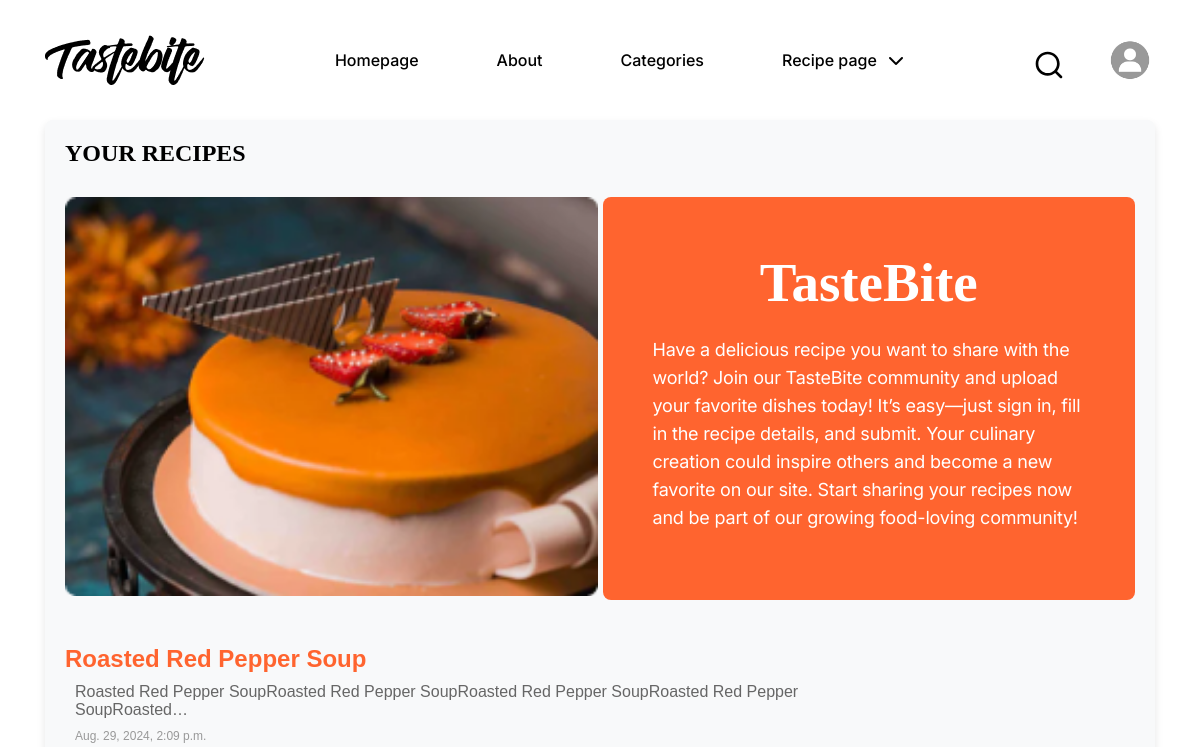
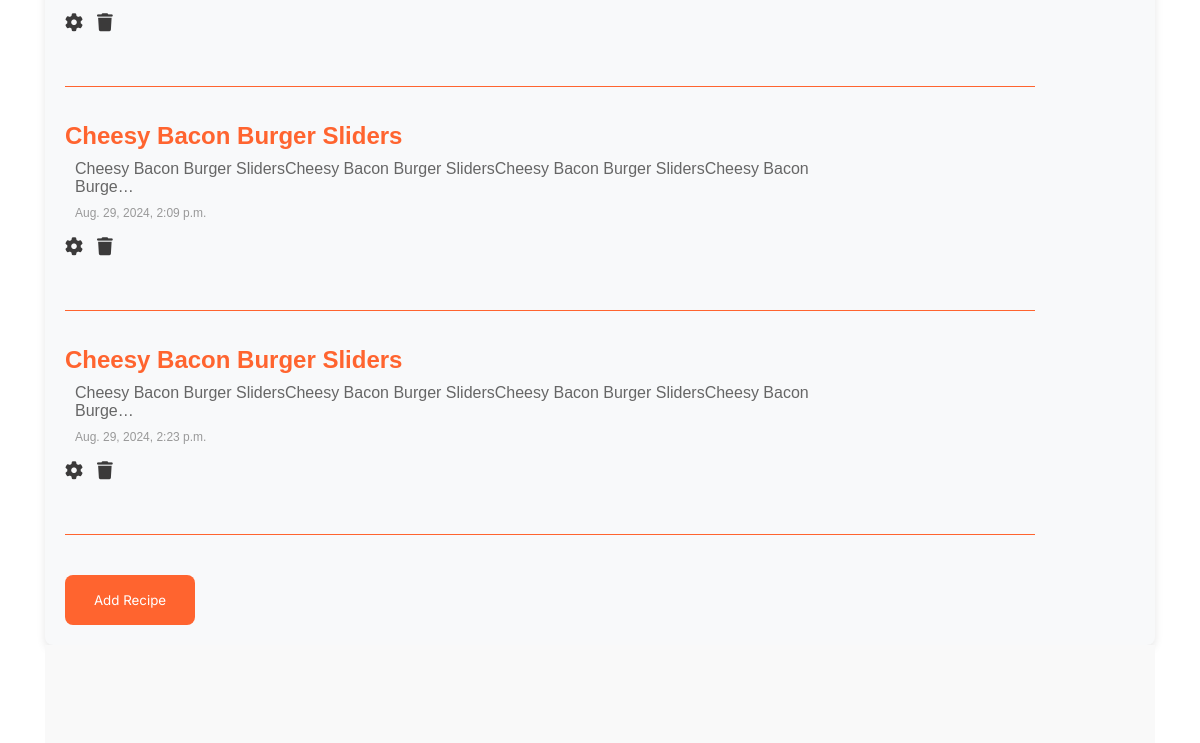
Before: /my_recipes/ (signed in, upper part) with the older database file (2 pictures, top to bottom).
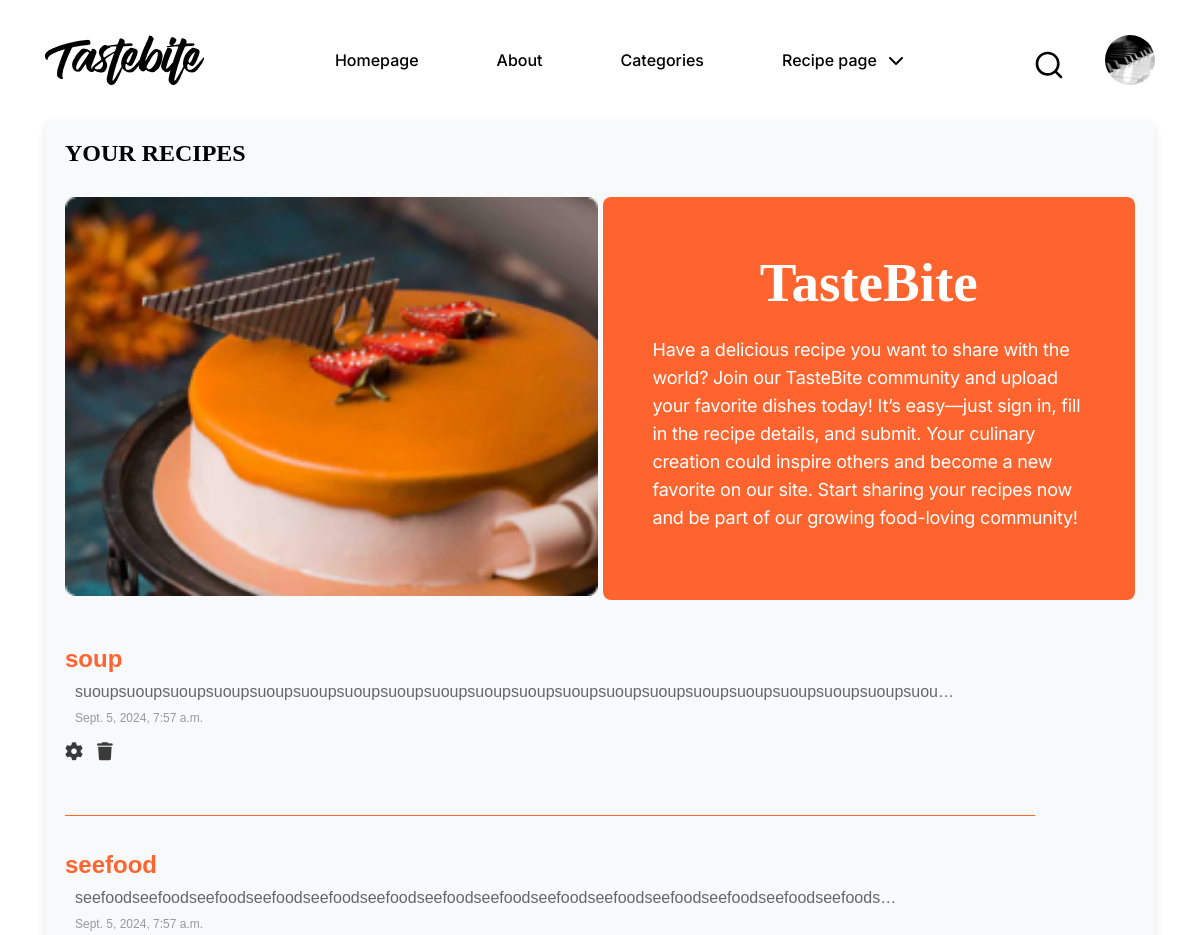
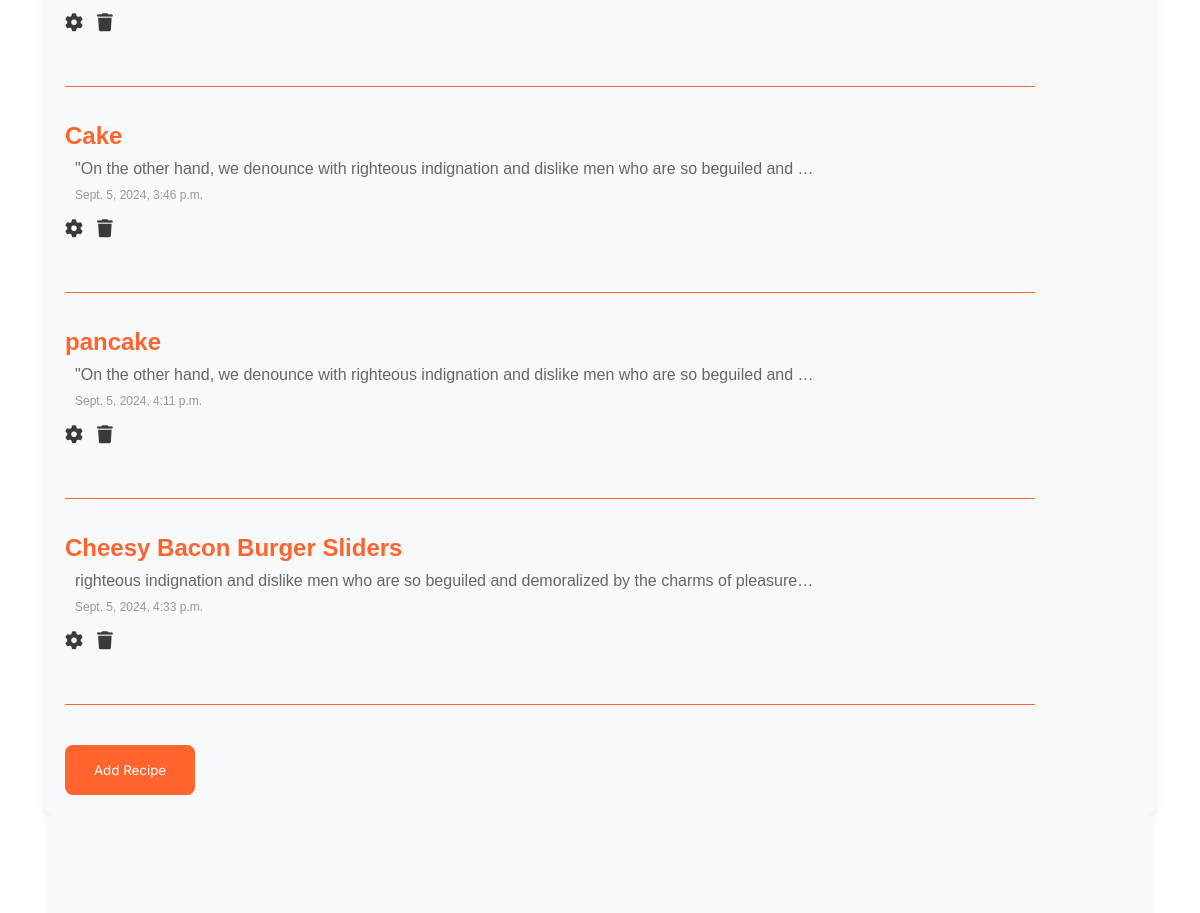
After: the same page with the newer database file (2 pictures, top to bottom).
### home/models.py (models this page shows, shortened)
class User_Recipe(models.Model):
    CATEGORIES=[
        ('Seefood','Seefood'),
        ('Soup','Soup'),
        ('Pancakes','Pancakes'),
        ('Meat','Meat'),
        ('Chicken','Chicken'),
        ('Less than 30 min','Less than 30 min'),
        ('Pasta','Pasta'),
        ('Pizza','Pizza'),
        ('Cake','Cake'),
        ('Pastries', 'Pastries'),
        ('Burger', 'Burger'),
        ('Vegan', 'Vegan'),
        ('Desserts', 'Desserts'),
        ('Smoothies', 'Smoothies'),
        ('Breakfast', 'Breakfast'),
        ('Salad', 'Salad'),
        ('Sandwiches', 'Sandwiches'),
        ('Waffles', 'Waffles'),
        ('Ramen', 'Ramen'),
        ('Dips', 'Dips'),
    ]
    recipe_owner= models.ForeignKey(User, on_delete=models.CASCADE)
    recipe_name=models.CharField(max_length=50)
    recipe = models.TextField()
    time = models.DateTimeField(auto_now_add=True)
    image = models.FileField(upload_to="Recipe imgs")
    category=models.CharField(max_length=50,choices=CATEGORIES,default='Seefood')

class UserProfile(models.Model):
    user=models.OneToOneField(User,on_delete=models.CASCADE)
    profile_image=models.FileField(upload_to='profile_images/',default='default.png')

### home/views.py (the view)
# urls.py: path("my_recipes/",my_recipes_page,name='my_recipes'),
@login_required(login_url="account:login")
def my_recipes_page(request):
    recipes = User_Recipe.objects.filter(recipe_owner=request.user)
    return render(request, "my_recipes.html", {"recipes": recipes})

### templates/my_recipes.html (shortened to what this page needs)
{% extends "base.html" %}
{% load static %}
{% block body %}
    <link rel="stylesheet" href="{% static 'my_recipe.css' %}">
    <link rel="stylesheet" href="https://cdnjs.cloudflare.com/ajax/libs/font-awesome/6.6.0/css/all.min.css">
    <div class="container">
        <div class="total_recipes_div">
            <h2>YOUR RECIPES</h2>
            <div class="foto_text">
                <div class="foto_text_img">
                    <img src="{% static './images/img4.png' %}" alt="">
                </div>
                <div class="foto_text_text">
                    <h2>TasteBite</h2>
                    <p>Have a delicious recipe you want to share with the world? Join our TasteBite community and upload your favorite dishes today! It’s easy—just sign in, fill in the recipe details, and submit. Your culinary creation could inspire others and become a new favorite on our site. Start sharing your recipes now and be part of our growing food-loving community!</p>
                </div>
            </div>
            {% if recipes %}
                <div class="my_recipes">
                    <ul>
                        {% for recipe in recipes %}
                        <li>
                            <h3><a href="{% url 'recipe_detail' recipe.id %}">{{ recipe.recipe_name }}</a></h3>
                            <p>{{ recipe.recipe|truncatechars:100}}</p>
                            <small>{{ recipe.time }}</small>
                            <br>
                            <a href="{% url 'update' recipe.id %}"><i class="fa-solid fa-gear"></i></a>
                            <a href="{% url 'delete' recipe.id %}"><i class="fa-solid fa-trash"></i></a>
                        </li>
                        <br>
                        <hr>
                        {% endfor %}
                    </ul>
                </div>
            {% else %}
                <p id="p_text">You haven't added any recipes yet...</p>
            {% endif %}
            <a href="{% url 'add_recipe' %}">
                <button class="add_recipe_btn">Add Recipe</button>
            </a>
        </div>
    </div>
{% endblock body %}

### templates/base.html (shortened to what this page needs)
{% load static %}
<!DOCTYPE html>
<html lang="en">
<head>
    <link rel="stylesheet" href="{% static 'base.css' %}">
    <link rel="stylesheet" href="{% static 'base_responsive.css' %}">
    <link rel="stylesheet" href="{% static 'style.css' %}">
    <link rel="stylesheet" href="https://cdnjs.cloudflare.com/ajax/libs/font-awesome/6.6.0/css/all.min.css">
    <link rel="stylesheet" href="https://cdnjs.cloudflare.com/ajax/libs/font-awesome/6.6.0/css/all.min.css">
</head>
<body>
<header class="container">
    <div class="nav-bar">
        <div class="nav-logo">
            <img src="{% static 'images/logo.png' %}" alt="" id="desktop-logo">
        </div>
        <div class="nav-menu" id="nav-menu">
            <ul class="nav-link" id="nav-links">
                <li><a href="{% url 'home' %}">Homepage</a></li>
                <li><a href="{% url 'about' %}">About</a></li>
                <li><a href="{% url 'catageory' %}">Categories</a></li>
                {% if request.user.is_authenticated %}
                <div class="dropdown">
                    <p>Recipe page <i class="fa-solid fa-chevron-down"></i></p>
                </div>
                {% else %}
                <li><a href="{% url 'account:register' %}">Sign up</a></li>
                {% endif %}
            </ul>
        </div>
        <div class="nav-right-side">
            <img src="{% static 'images/search.svg' %}" alt="" class="search_icon" id="search">
            {% if user.is_authenticated and user.userprofile.profile_image %}
                <a href="{% url 'profile' %}"><img id="user_profile_img" src="{{ user.userprofile.profile_image.url }}" alt=""></a>
            {% else %}
                <a href="{% url 'profile' %}"><img src="/media/default.png" alt=""></a>
            {% endif %}
        </div>
    </div>
</header>
    {% block body %}
    {% endblock body %}
    <div class="container">
    <footer>
    </footer>
</div>
</body>
</html>

### static/base.css (style rules this page uses)
* { margin: 0; padding: 0; box-sizing: border-box; text-decoration: none; list-style: none; }
header { height: 120px; }
.container { width: 1110px; max-width: 95%; margin: 0 auto; }
.nav-bar { display: flex; justify-content: space-between; height: 120px; align-items: center; }
.search_icon { width: 32px; height: 32px; }
.nav-bar .nav-menu .nav-link { display: flex; gap: 48px; align-items: center; font-family: "Inter", sans-serif; font-weight: 500; font-size: 16px; line-height: 24px; }
.nav-bar .nav-menu .nav-link li a { color: black; display: block; padding: 10px 15px; }
.nav-bar .nav-menu .nav-link .dropdown p { color: black; display: block; padding: 10px 15px; }
.nav-bar .nav-right-side { display: flex; gap: 20px; align-items: center; justify-content: space-between; cursor: pointer; }
.nav-right-side a { border-radius: 50%; display: flex; width: 50px; height: 50px; gap: 25px; }
.nav-right-side a img { width: 100%; object-fit: cover; height: 100%; }
#user_profile_img { border-radius: 50%; display: flex; width: 50px; height: 50px; gap: 25px; }
#search { font-size: 32px; margin: 10px 20px 0 0; }
.nav-menu { width: 100%; display: flex; justify-content: center; }
.nav-menu ul i { color: black; font-size: 20px; }
.dropdown { position: relative; display: inline-block; }
.dropdown p { cursor: pointer; }
.dropdown p i { font-size: 16px; color: black; margin-left: 7px; }
footer { background: var(--Fill-Lightest-Gray, #F9F9F9); padding-bottom: 49px; padding-top: 101px; }
.nav-bar .nav-menu .nav-link li a { color: black; display: block; padding: 10px 15px; transition: all 0.3s ease; }
.nav-bar .nav-menu .nav-link .dropdown p { color: black; display: block; padding: 10px 15px; transition: all 0.3s ease; }
.nav-right-side img, .search_icon { transition: transform 0.3s ease; }
.nav-logo img { animation: pulse 7s ease-in-out infinite; display: block; }
.nav-logo #desktop-logo { display: block; }

### static/style.css (style rules this page uses)
body { background-color: white; color: black; }

### static/my_recipe.css (style rules this page uses)
* { margin: 0; padding: 0; box-sizing: border-box; text-decoration: none; list-style: none; }
.container { width: 1110px; max-width: 95%; margin: 0 auto; }
.add_recipe_btn { width: 130px; height: 50px; cursor: pointer; background-color: #FF642F; color: white; border: hidden; font-family: Inter; border-radius: 8px; margin-top: 20px; }
.my_recipes ul { list-style-type: none; padding: 0; }
.my_recipes li { padding: 15px 0; padding-right: 190px; }
.my_recipes li p { padding-left: 10px; }
.my_recipes h3 { font-size: 24px; margin: 0; color: #333; text-decoration: none; font-family: 'Arial', sans-serif; }
.my_recipes ul li small { padding-left: 10px; }
.my_recipes h3 a { text-decoration: none; color: #FF642F; }
.my_recipes p { font-size: 16px; color: #666; margin: 10px 0; font-family: 'Arial', sans-serif; }
.my_recipes small { display: block; color: #999; font-size: 12px; font-family: 'Arial', sans-serif; }
.my_recipes hr { border: 0; border-top: 1px solid #FF642F; margin: 20px 0; }
.my_recipes { padding-right: 100px; }
.foto_text { display: flex; gap: 5px; transition: transform 0.3s ease-in-out; margin: 30px 0; }
.foto_text_img { width: calc((100% - (5px * (2 - 1))) / 2); transition: transform 0.3s ease-in-out; }
.foto_text_text { background-color: #FF642F; width: calc((100% - (5px * (2 - 1))) / 2); border-radius: 8px; }
.foto_text_img img { width: 100%; transition: transform 0.3s ease-in-out; }
.foto_text_text p { color: var(--Fill-Black, #ffffff); font-feature-settings: 'clig' off, 'liga' off; font-family: Inter; font-size: 18px; font-style: normal; font-weight: 400; line-height: 28px; letter-spacing: -0.2px; }
.foto_text_text h2 { color: var(--Fill-Black, #ffffff); font-feature-settings: 'liga' off, 'clig' off; font-family: "Playfair Display"; font-size: 55px; font-style: normal; font-weight: 700; line-height: 37px; }
.foto_text_text { display: flex; flex-direction: column; align-items: center; justify-content: center; gap: 35px; padding-right: 50px; padding-left: 50px; }
.my_recipes ul li i { color: rgb(59, 58, 58); margin-right: 10px; }
.my_recipes ul li .fa-solid { font-size: 18px; }
.total_recipes_div { padding: 20px; background-color: #f8f9fa; border-radius: 8px; box-shadow: 0 4px 8px rgba(0, 0, 0, 0.1); transition: all 0.3s ease-in-out; }

Changed rows visible on the page:
removed User_Recipe: recipe_name "Roasted Red Pepper Soup", recipe "Roasted Red Pepper SoupRoasted Red Pepper SoupRoasted Red Pepper SoupRoasted Red Pepper SoupRoasted…", time "Aug. 29, 2024, 2:09 p.m."
removed User_Recipe: recipe_name "Cheesy Bacon Burger Sliders", recipe "Cheesy Bacon Burger SlidersCheesy Bacon Burger SlidersCheesy Bacon Burger SlidersCheesy Bacon Burge…", time "Aug. 29, 2024, 2:09 p.m."
removed User_Recipe: recipe_name "Cheesy Bacon Burger Sliders", recipe "Cheesy Bacon Burger SlidersCheesy Bacon Burger SlidersCheesy Bacon Burger SlidersCheesy Bacon Burge…", time "Aug. 29, 2024, 2:23 p.m."
added User_Recipe: recipe_name "soup", recipe "suoupsuoupsuoupsuoupsuoupsuoupsuoupsuoupsuoupsuoupsuoupsuoupsuoupsuoupsuoupsuoupsuoupsuoupsuoupsuou…", time "Sept. 5, 2024, 7:57 a.m."
added User_Recipe: recipe_name "seefood", recipe "seefoodseefoodseefoodseefoodseefoodseefoodseefoodseefoodseefoodseefoodseefoodseefoodseefoodseefoods…", time "Sept. 5, 2024, 7:57 a.m."
added User_Recipe: recipe_name "Cake", recipe "\"On the other hand, we denounce with righteous indignation and dislike men who are so beguiled and …", time "Sept. 5, 2024, 3:46 p.m."
added User_Recipe: recipe_name "pancake", recipe "\"On the other hand, we denounce with righteous indignation and dislike men who are so beguiled and …", time "Sept. 5, 2024, 4:11 p.m."
added User_Recipe: recipe_name "Cheesy Bacon Burger Sliders", recipe "righteous indignation and dislike men who are so beguiled and demoralized by the charms of pleasure…", time "Sept. 5, 2024, 4:33 p.m."
